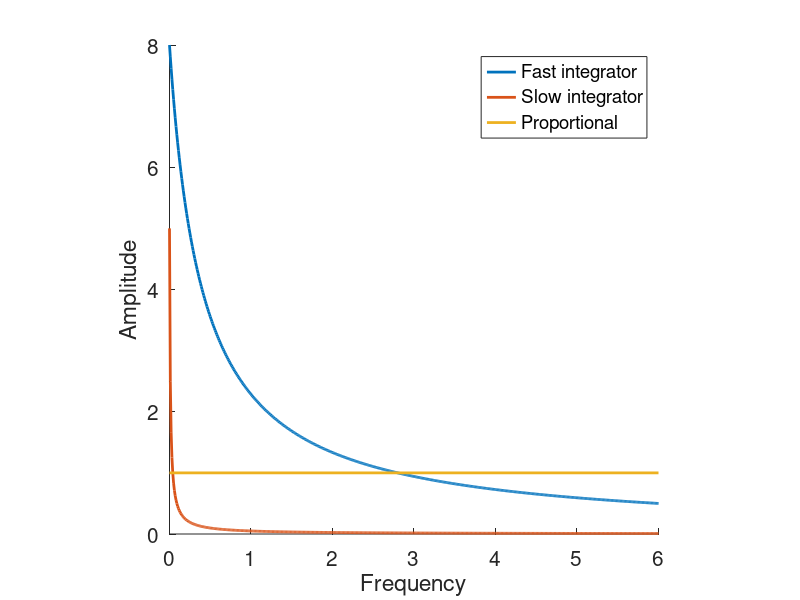
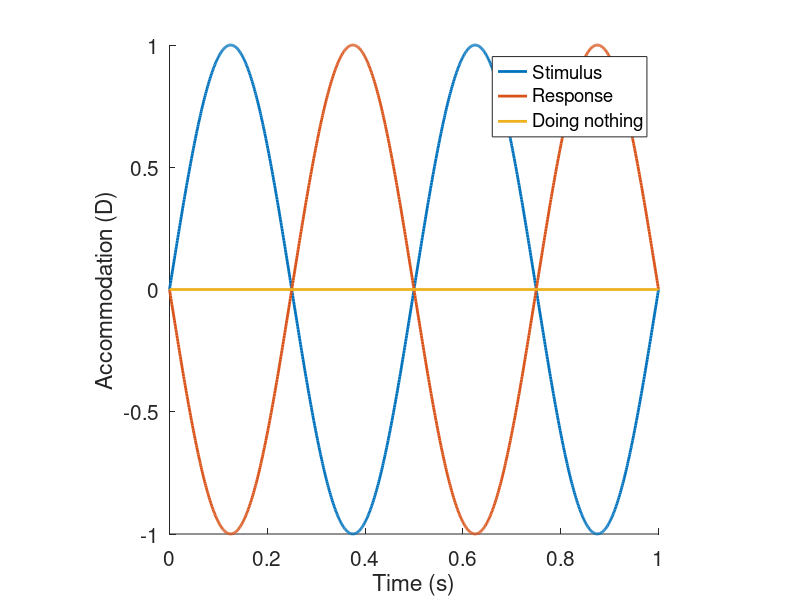

Write the MATLAB code that produced these figures, in order.
%%

s = 0:0.01:6;

G_fast = 8;

G_slow = 5;

tau_fast = 2.5;

tau_slow = 100;

figure;
hold on;
plot(s,G_fast./(1+tau_fast.*s),'-','LineWidth',2);
plot(s,G_slow./(1+tau_slow.*s),'-','LineWidth',2);
plot([0 6],[1 1],'-','LineWidth',2);
axis square;
set(gca,'FontSize',15);
xlabel('Frequency');
ylabel('Amplitude');
legend('Fast integrator','Slow integrator','Proportional');

t = 0:0.001:1;

figure;
hold on;
plot(t,sin(2.*pi.*2.*t),'-','LineWidth',2);
plot(t,sin(2.*pi.*2.*t+pi),'-','LineWidth',2);
plot([0 1],[0 0],'-','LineWidth',2);
axis square;
set(gca,'FontSize',15);
xlabel('Time (s)');
ylabel('Accommodation (D)');
legend('Stimulus','Response','Doing nothing');

